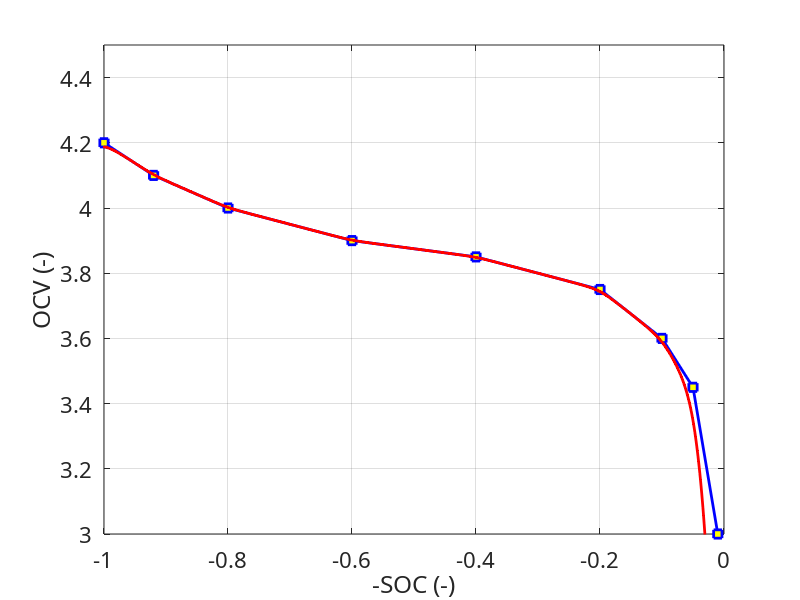

The MATLAB source for this figure: (Note: this script raises an error after producing the figure.)
%% Battery Model
% B2 Parameters

clear all
close all
clc;

% Li-Ion SOC Curve from S.Hackney's Lecture Notes
B_SOC = 1-[  0   8  20  40  60    80   90   95    99 100]/100;
B_OCV =   [4.2 4.1 4.0 3.9 3.85 3.75 3.60 3.45  3.00   0];

[B_SOC, i] = sort(B_SOC);
B_OCV      = B_OCV(i);

%% Models are sentative to dV/dSOC so interpolate and smooth
BB_SOC = 0:0.001:1.0;
BB_OCV = interp1(B_SOC, B_OCV, BB_SOC);
% Filter
[b,a] = butter(1, 0.025);
BB_OCV = filtfilt(b,a, BB_OCV);
 
figure;
    h = plot(-B_SOC, B_OCV, 'bs-', -BB_SOC, BB_OCV, 'r.-');
    set(h, 'linewidth', 2, 'markerfacecolor', [1 1 0]);
    set(gca, 'fontname', 'Calibri');
    set(gca, 'fontsize', 16);
    axis([-1 0 3 4.5]);
   
    xlabel('-SOC (-)');
    ylabel('OCV (-)');
    grid on;
    
    legend('Extracted Data', 'Interpolated and Smoothed', 1);

%% Here use High resolution smoothed SOC/OCV
%B_SOC = BB_SOC;
%B_OCV = BB_OCV;
    
clear i h 
